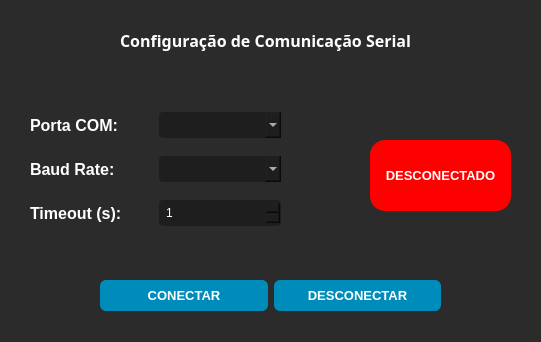
<?xml version="1.0" encoding="UTF-8"?>
<ui version="4.0">
 <class>SerialDialog</class>
 <widget class="QDialog" name="SerialDialog">
  <property name="geometry">
   <rect>
    <x>0</x>
    <y>0</y>
    <width>541</width>
    <height>342</height>
   </rect>
  </property>
  <property name="windowTitle">
   <string>Comunicação Serial</string>
  </property>
  <property name="styleSheet">
   <string notr="true">/* Fundo escuro */
QDialog {
    background-color: #2b2b2b;
}

/* Rótulos de texto */
QLabel {
    color: #ffffff;
    font-size: 16px;
    font-weight: bold;
}

/* Caixas de seleção e número */
QComboBox, QSpinBox {
    background-color: #1e1e1e;
    color: #ffffff;
    padding: 5px;
    border-radius: 4px;
}

QComboBox:focus, QSpinBox:focus {
    background-color: #3a3a3a;
}

/* Botões */
QPushButton {
    background-color: #008cba;
    color: white;
    border-radius: 6px;
    padding: 8px;
    font-size: 13px;
    font-weight: bold;
}

QPushButton:hover {
    background-color: #005f73;
}

QPushButton:disabled {
    background-color: #555555;
    color: #888888;
}</string>
  </property>
  <widget class="QLabel" name="lbl_titulo">
   <property name="geometry">
    <rect>
     <x>70</x>
     <y>20</y>
     <width>391</width>
     <height>41</height>
    </rect>
   </property>
   <property name="font">
    <font>
     <family>Sitka</family>
     <pointsize>-1</pointsize>
     <bold>true</bold>
    </font>
   </property>
   <property name="text">
    <string>Configuração de Comunicação Serial</string>
   </property>
   <property name="textFormat">
    <enum>Qt::TextFormat::AutoText</enum>
   </property>
   <property name="alignment">
    <set>Qt::AlignmentFlag::AlignCenter</set>
   </property>
   <property name="wordWrap">
    <bool>false</bool>
   </property>
  </widget>
  <widget class="QLabel" name="lbl_status">
   <property name="geometry">
    <rect>
     <x>370</x>
     <y>140</y>
     <width>141</width>
     <height>71</height>
    </rect>
   </property>
   <property name="styleSheet">
    <string notr="true">QLabel {
    background-color: #ff0000;
    color: #ffffff;
    font-weight: bold;
    font-size: 13px;
    border-radius: 15px;
    padding: 8px 15px;
}</string>
   </property>
   <property name="text">
    <string>&lt;html&gt;&lt;head/&gt;&lt;body&gt;&lt;p&gt;&lt;span style=&quot; font-weight:700;&quot;&gt;DESCONECTADO&lt;/span&gt;&lt;/p&gt;&lt;/body&gt;&lt;/html&gt;</string>
   </property>
   <property name="alignment">
    <set>Qt::AlignmentFlag::AlignCenter</set>
   </property>
  </widget>
  <widget class="QWidget" name="layoutWidget">
   <property name="geometry">
    <rect>
     <x>30</x>
     <y>100</y>
     <width>251</width>
     <height>141</height>
    </rect>
   </property>
   <layout class="QGridLayout" name="gridLayout">
    <item row="0" column="0">
     <widget class="QLabel" name="lbl_com">
      <property name="font">
       <font>
        <family>Yu Gothic UI</family>
        <pointsize>-1</pointsize>
        <bold>true</bold>
       </font>
      </property>
      <property name="text">
       <string>Porta COM:</string>
      </property>
     </widget>
    </item>
    <item row="0" column="1">
     <widget class="QComboBox" name="combo_porta"/>
    </item>
    <item row="1" column="0">
     <widget class="QLabel" name="lbl_baudrate">
      <property name="font">
       <font>
        <family>Yu Gothic UI</family>
        <pointsize>-1</pointsize>
        <bold>true</bold>
       </font>
      </property>
      <property name="text">
       <string>Baud Rate:</string>
      </property>
     </widget>
    </item>
    <item row="1" column="1">
     <widget class="QComboBox" name="combo_br"/>
    </item>
    <item row="2" column="0">
     <widget class="QLabel" name="lbl_timeout">
      <property name="font">
       <font>
        <family>Yu Gothic UI</family>
        <pointsize>-1</pointsize>
        <bold>true</bold>
       </font>
      </property>
      <property name="text">
       <string>Timeout (s):</string>
      </property>
     </widget>
    </item>
    <item row="2" column="1">
     <widget class="QSpinBox" name="spin_timeout">
      <property name="minimumSize">
       <size>
        <width>80</width>
        <height>0</height>
       </size>
      </property>
      <property name="styleSheet">
       <string notr="true">QSpinBox {
    padding-right: 20px; /* Cria uma margem de proteção para o texto não encostar nas setas */
}</string>
      </property>
      <property name="minimum">
       <number>1</number>
      </property>
     </widget>
    </item>
   </layout>
  </widget>
  <widget class="QWidget" name="layoutWidget">
   <property name="geometry">
    <rect>
     <x>100</x>
     <y>260</y>
     <width>341</width>
     <height>71</height>
    </rect>
   </property>
   <layout class="QHBoxLayout" name="horizontalLayout">
    <item>
     <widget class="QPushButton" name="btn_conectar">
      <property name="text">
       <string>CONECTAR</string>
      </property>
     </widget>
    </item>
    <item>
     <widget class="QPushButton" name="btn_desconectar">
      <property name="text">
       <string>DESCONECTAR</string>
      </property>
     </widget>
    </item>
   </layout>
  </widget>
 </widget>
 <resources/>
 <connections/>
</ui>
